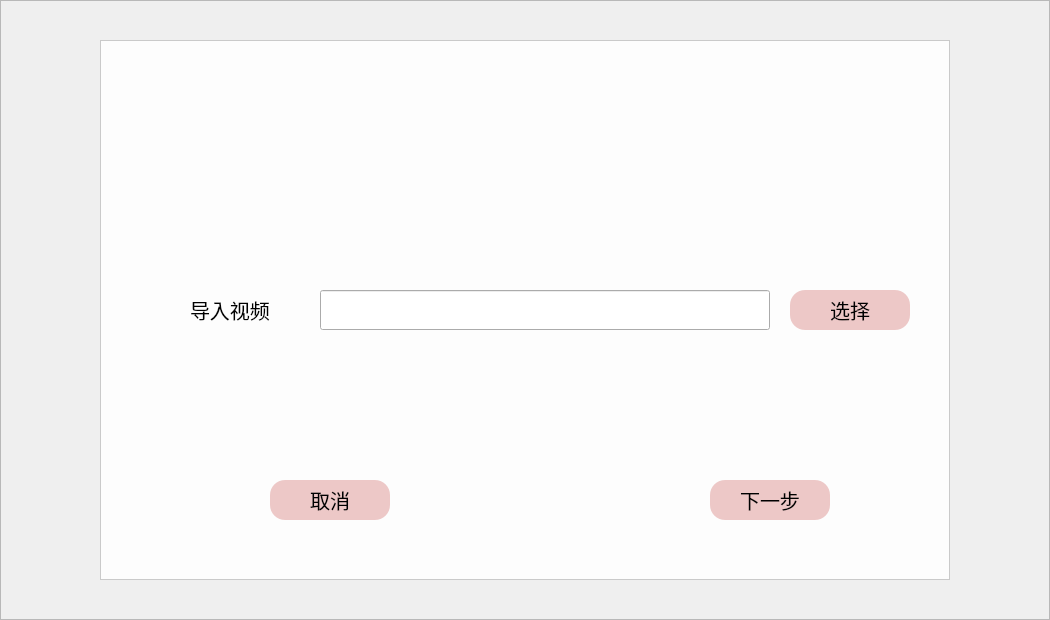
<?xml version="1.0" encoding="UTF-8"?>
<ui version="4.0">
 <class>Decode</class>
 <widget class="QWidget" name="Decode">
  <property name="geometry">
   <rect>
    <x>0</x>
    <y>0</y>
    <width>1050</width>
    <height>620</height>
   </rect>
  </property>
  <property name="minimumSize">
   <size>
    <width>1050</width>
    <height>620</height>
   </size>
  </property>
  <property name="maximumSize">
   <size>
    <width>1050</width>
    <height>620</height>
   </size>
  </property>
  <property name="windowTitle">
   <string>Form</string>
  </property>
  <widget class="QFrame" name="frBg">
   <property name="geometry">
    <rect>
     <x>0</x>
     <y>0</y>
     <width>1050</width>
     <height>620</height>
    </rect>
   </property>
   <property name="styleSheet">
    <string notr="true">QFrame#frBg{
background-image:url(:/main/img/bg.jpg);
}
QFrame#frWhite{
background-color:rgb(255,255,255,230);
}

</string>
   </property>
   <property name="frameShape">
    <enum>QFrame::StyledPanel</enum>
   </property>
   <property name="frameShadow">
    <enum>QFrame::Raised</enum>
   </property>
   <widget class="QFrame" name="frWhite">
    <property name="geometry">
     <rect>
      <x>100</x>
      <y>40</y>
      <width>850</width>
      <height>540</height>
     </rect>
    </property>
    <property name="styleSheet">
     <string notr="true">*{
	font-family:STXihei, &quot;华文细黑&quot;, &quot;Microsoft YaHei&quot;, &quot;微软雅黑&quot;;
font-size:20px;
}
QPushButton{
border-radius:15px;
background:rgb(237,200,199)

}
QPushButton:hover{
background:rgb(255,208,204);
}
</string>
    </property>
    <property name="frameShape">
     <enum>QFrame::StyledPanel</enum>
    </property>
    <property name="frameShadow">
     <enum>QFrame::Raised</enum>
    </property>
    <widget class="QPushButton" name="btnDecodeDe">
     <property name="geometry">
      <rect>
       <x>610</x>
       <y>440</y>
       <width>120</width>
       <height>40</height>
      </rect>
     </property>
     <property name="text">
      <string>下一步</string>
     </property>
    </widget>
    <widget class="QPushButton" name="btnDecodeCancel">
     <property name="geometry">
      <rect>
       <x>170</x>
       <y>440</y>
       <width>120</width>
       <height>40</height>
      </rect>
     </property>
     <property name="text">
      <string>取消</string>
     </property>
    </widget>
    <widget class="QLabel" name="labelDecodePath">
     <property name="geometry">
      <rect>
       <x>90</x>
       <y>250</y>
       <width>101</width>
       <height>40</height>
      </rect>
     </property>
     <property name="text">
      <string>导入视频</string>
     </property>
    </widget>
    <widget class="QLineEdit" name="lineEditDecodePath">
     <property name="geometry">
      <rect>
       <x>220</x>
       <y>250</y>
       <width>450</width>
       <height>40</height>
      </rect>
     </property>
    </widget>
    <widget class="QPushButton" name="btnDecodeSelect">
     <property name="geometry">
      <rect>
       <x>690</x>
       <y>250</y>
       <width>120</width>
       <height>40</height>
      </rect>
     </property>
     <property name="text">
      <string>选择</string>
     </property>
    </widget>
   </widget>
  </widget>
 </widget>
 <resources/>
 <connections/>
</ui>
